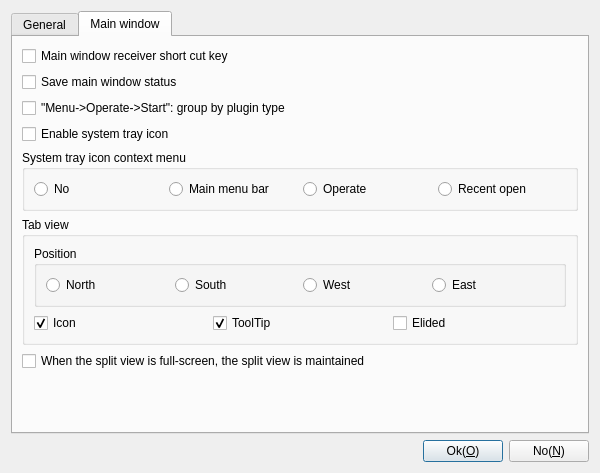
<?xml version="1.0" encoding="UTF-8"?>
<ui version="4.0">
 <class>CParameterDlgSettings</class>
 <widget class="QDialog" name="CParameterDlgSettings">
  <property name="geometry">
   <rect>
    <x>0</x>
    <y>0</y>
    <width>600</width>
    <height>473</height>
   </rect>
  </property>
  <property name="windowTitle">
   <string>Settings</string>
  </property>
  <property name="windowIcon">
   <iconset theme="system-settings"/>
  </property>
  <layout class="QGridLayout" name="gridLayout">
   <item row="0" column="0">
    <widget class="QTabWidget" name="tabWidget">
     <property name="windowTitle">
      <string>Settings</string>
     </property>
     <property name="windowIcon">
      <iconset>
       <normaloff>:/image/Option</normaloff>:/image/Option</iconset>
     </property>
     <property name="currentIndex">
      <number>1</number>
     </property>
     <widget class="QWidget" name="General">
      <attribute name="title">
       <string>General</string>
      </attribute>
      <layout class="QGridLayout" name="gridLayout_4">
       <item row="0" column="0">
        <layout class="QHBoxLayout" name="horizontalLayout_2">
         <item>
          <widget class="QLabel" name="label">
           <property name="sizePolicy">
            <sizepolicy hsizetype="Minimum" vsizetype="Preferred">
             <horstretch>0</horstretch>
             <verstretch>0</verstretch>
            </sizepolicy>
           </property>
           <property name="text">
            <string>Recent open file max count:</string>
           </property>
          </widget>
         </item>
         <item>
          <widget class="QSpinBox" name="sbRecentMenuMaxCount">
           <property name="sizePolicy">
            <sizepolicy hsizetype="Expanding" vsizetype="Fixed">
             <horstretch>0</horstretch>
             <verstretch>0</verstretch>
            </sizepolicy>
           </property>
           <property name="singleStep">
            <number>10</number>
           </property>
          </widget>
         </item>
        </layout>
       </item>
       <item row="1" column="0">
        <widget class="QCheckBox" name="cbResumLasterClose">
         <property name="sizePolicy">
          <sizepolicy hsizetype="Minimum" vsizetype="Fixed">
           <horstretch>0</horstretch>
           <verstretch>0</verstretch>
          </sizepolicy>
         </property>
         <property name="text">
          <string>Resume the operates when it was last closed at startup</string>
         </property>
        </widget>
       </item>
       <item row="2" column="0">
        <widget class="QCheckBox" name="cbFavoriteDoubleEdit">
         <property name="sizePolicy">
          <sizepolicy hsizetype="Minimum" vsizetype="Fixed">
           <horstretch>0</horstretch>
           <verstretch>0</verstretch>
          </sizepolicy>
         </property>
         <property name="text">
          <string>Favorite: select it then double node edit, other start</string>
         </property>
        </widget>
       </item>
       <item row="3" column="0">
        <widget class="QCheckBox" name="cbMessageBoxDisplayInfo">
         <property name="sizePolicy">
          <sizepolicy hsizetype="Minimum" vsizetype="Fixed">
           <horstretch>0</horstretch>
           <verstretch>0</verstretch>
          </sizepolicy>
         </property>
         <property name="text">
          <string>Use message box to display information</string>
         </property>
         <property name="checked">
          <bool>true</bool>
         </property>
        </widget>
       </item>
       <item row="4" column="0">
        <spacer name="verticalSpacer">
         <property name="orientation">
          <enum>Qt::Orientation::Vertical</enum>
         </property>
         <property name="sizeHint" stdset="0">
          <size>
           <width>20</width>
           <height>0</height>
          </size>
         </property>
        </spacer>
       </item>
      </layout>
     </widget>
     <widget class="QWidget" name="tab">
      <attribute name="title">
       <string>Main window</string>
      </attribute>
      <layout class="QGridLayout" name="gridLayout_7">
       <item row="3" column="0">
        <widget class="QCheckBox" name="cbStartByType">
         <property name="text">
          <string>&quot;Menu-&gt;Operate-&gt;Start&quot;: group by plugin type</string>
         </property>
        </widget>
       </item>
       <item row="5" column="0">
        <widget class="QGroupBox" name="gbSystemTrayIconContextMenu">
         <property name="title">
          <string>System tray icon context menu</string>
         </property>
         <layout class="QGridLayout" name="gridLayout_2">
          <item row="0" column="2">
           <widget class="QRadioButton" name="rbSystemTrayIconOperate">
            <property name="text">
             <string>Operate</string>
            </property>
           </widget>
          </item>
          <item row="0" column="1">
           <widget class="QRadioButton" name="rbMenuBar">
            <property name="text">
             <string>Main menu bar</string>
            </property>
           </widget>
          </item>
          <item row="0" column="0">
           <widget class="QRadioButton" name="rbSystemTrayIconNo">
            <property name="text">
             <string>No</string>
            </property>
           </widget>
          </item>
          <item row="0" column="3">
           <widget class="QRadioButton" name="rbSystemTrayIconRecentOpen">
            <property name="text">
             <string>Recent open</string>
            </property>
           </widget>
          </item>
         </layout>
        </widget>
       </item>
       <item row="6" column="0">
        <widget class="QGroupBox" name="groupBox_2">
         <property name="title">
          <string>Tab view</string>
         </property>
         <layout class="QGridLayout" name="gridLayout_3">
          <item row="0" column="0">
           <widget class="QGroupBox" name="groupBox_3">
            <property name="sizePolicy">
             <sizepolicy hsizetype="Minimum" vsizetype="Preferred">
              <horstretch>0</horstretch>
              <verstretch>0</verstretch>
             </sizepolicy>
            </property>
            <property name="title">
             <string>Position</string>
            </property>
            <layout class="QGridLayout" name="gridLayout_5">
             <item row="0" column="0">
              <widget class="QRadioButton" name="rbNorth">
               <property name="sizePolicy">
                <sizepolicy hsizetype="Preferred" vsizetype="Preferred">
                 <horstretch>0</horstretch>
                 <verstretch>0</verstretch>
                </sizepolicy>
               </property>
               <property name="text">
                <string>North</string>
               </property>
              </widget>
             </item>
             <item row="0" column="1">
              <widget class="QRadioButton" name="rbSouth">
               <property name="sizePolicy">
                <sizepolicy hsizetype="Preferred" vsizetype="Preferred">
                 <horstretch>0</horstretch>
                 <verstretch>0</verstretch>
                </sizepolicy>
               </property>
               <property name="text">
                <string>South</string>
               </property>
              </widget>
             </item>
             <item row="0" column="2">
              <widget class="QRadioButton" name="rbWest">
               <property name="sizePolicy">
                <sizepolicy hsizetype="Preferred" vsizetype="Preferred">
                 <horstretch>0</horstretch>
                 <verstretch>0</verstretch>
                </sizepolicy>
               </property>
               <property name="text">
                <string>West</string>
               </property>
              </widget>
             </item>
             <item row="0" column="3">
              <widget class="QRadioButton" name="rbEast">
               <property name="sizePolicy">
                <sizepolicy hsizetype="Preferred" vsizetype="Preferred">
                 <horstretch>0</horstretch>
                 <verstretch>0</verstretch>
                </sizepolicy>
               </property>
               <property name="text">
                <string>East</string>
               </property>
              </widget>
             </item>
            </layout>
           </widget>
          </item>
          <item row="1" column="0">
           <layout class="QHBoxLayout" name="horizontalLayout_3">
            <item>
             <widget class="QCheckBox" name="cbTabIcon">
              <property name="text">
               <string>Icon</string>
              </property>
              <property name="checked">
               <bool>true</bool>
              </property>
             </widget>
            </item>
            <item>
             <widget class="QCheckBox" name="cbTabToolTip">
              <property name="text">
               <string>ToolTip</string>
              </property>
              <property name="checked">
               <bool>true</bool>
              </property>
             </widget>
            </item>
            <item>
             <widget class="QCheckBox" name="cbElided">
              <property name="text">
               <string>Elided</string>
              </property>
             </widget>
            </item>
           </layout>
          </item>
         </layout>
        </widget>
       </item>
       <item row="7" column="0">
        <widget class="QCheckBox" name="cbKeepSplitView">
         <property name="text">
          <string>When the split view is full-screen, the split view is maintained</string>
         </property>
        </widget>
       </item>
       <item row="8" column="0">
        <spacer name="verticalSpacer_2">
         <property name="orientation">
          <enum>Qt::Orientation::Vertical</enum>
         </property>
         <property name="sizeHint" stdset="0">
          <size>
           <width>20</width>
           <height>0</height>
          </size>
         </property>
        </spacer>
       </item>
       <item row="1" column="0">
        <widget class="QCheckBox" name="cbSaveMainWindowStatus">
         <property name="text">
          <string>Save main window status</string>
         </property>
        </widget>
       </item>
       <item row="0" column="0">
        <widget class="QCheckBox" name="cbReciverShortCut">
         <property name="text">
          <string>Main window receiver short cut key</string>
         </property>
        </widget>
       </item>
       <item row="4" column="0">
        <widget class="QCheckBox" name="cbShowSystemTrayIcon">
         <property name="text">
          <string>Enable system tray icon</string>
         </property>
        </widget>
       </item>
      </layout>
     </widget>
    </widget>
   </item>
   <item row="1" column="0">
    <layout class="QHBoxLayout" name="horizontalLayout">
     <item>
      <spacer name="horizontalSpacer">
       <property name="orientation">
        <enum>Qt::Orientation::Horizontal</enum>
       </property>
       <property name="sizeHint" stdset="0">
        <size>
         <width>40</width>
         <height>20</height>
        </size>
       </property>
      </spacer>
     </item>
     <item>
      <widget class="QPushButton" name="pbOk">
       <property name="text">
        <string>Ok(&amp;O)</string>
       </property>
       <property name="default">
        <bool>true</bool>
       </property>
      </widget>
     </item>
     <item>
      <widget class="QPushButton" name="pbNo">
       <property name="text">
        <string>No(&amp;N)</string>
       </property>
      </widget>
     </item>
    </layout>
   </item>
  </layout>
 </widget>
 <tabstops>
  <tabstop>tabWidget</tabstop>
  <tabstop>sbRecentMenuMaxCount</tabstop>
  <tabstop>cbResumLasterClose</tabstop>
  <tabstop>cbFavoriteDoubleEdit</tabstop>
  <tabstop>cbReciverShortCut</tabstop>
  <tabstop>cbSaveMainWindowStatus</tabstop>
  <tabstop>rbSystemTrayIconNo</tabstop>
  <tabstop>rbMenuBar</tabstop>
  <tabstop>rbSystemTrayIconOperate</tabstop>
  <tabstop>rbSystemTrayIconRecentOpen</tabstop>
  <tabstop>rbNorth</tabstop>
  <tabstop>rbSouth</tabstop>
  <tabstop>rbWest</tabstop>
  <tabstop>rbEast</tabstop>
  <tabstop>cbTabIcon</tabstop>
  <tabstop>cbTabToolTip</tabstop>
  <tabstop>pbOk</tabstop>
  <tabstop>pbNo</tabstop>
 </tabstops>
 <resources/>
 <connections/>
</ui>
